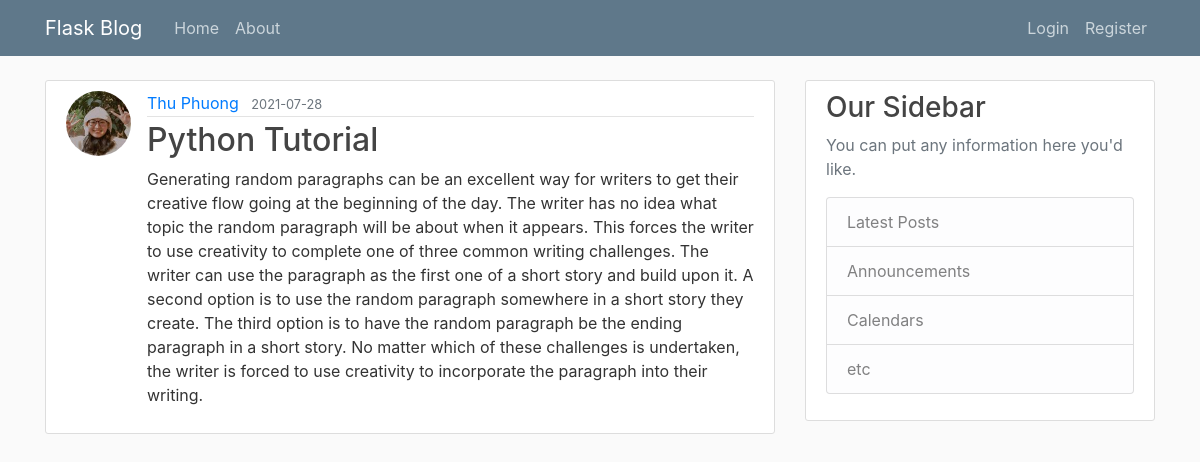
Screenshot of /post/3 with the database file from the repository.
### flaskblog/models.py (models this page shows, shortened)
class User(db.Model, UserMixin):
    id = db.Column(db.Integer, primary_key=True)
    username = db.Column(db.String(20), unique=True, nullable=False)
    email = db.Column(db.String(120), unique=True, nullable=False)
    image_file = db.Column(db.String(20),nullable=False, default='default.jpg')
    password = db.Column(db.String(60), nullable=False)
    posts = db.relationship('Post', backref='author', lazy=True)

class Post(db.Model):
    id = db.Column(db.Integer, primary_key=True)
    title = db.Column(db.String(100), nullable=False)
    date_posted = db.Column(db.DateTime, nullable=False, default=datetime.utcnow)
    content = db.Column(db.Text, nullable=False)
    user_id = db.Column(db.Integer, db.ForeignKey('user.id'), nullable=False)

### flaskblog/routes.py (the view)
@app.route("/post/<int:post_id>")
def post(post_id):
    post = Post.query.get_or_404(post_id)
    return render_template('post.html', title=post.title, post=post)

### flaskblog/templates/post.html (shortened to what this page needs)
{% extends "layout.html" %}
{% block content %}
    <article class="media content-section">
        <img class="rounded-circle article-img" src="{{ url_for('static', filename='profile_pics/' + post.author.image_file) }}">
        <div class="media-body">
        <div class="article-metadata">
            <a class="mr-2" href="#">{{ post.author.username }}</a>
            <small class="text-muted">{{ post.date_posted.strftime('%Y-%m-%d') }}</small>
        </div>
        <h2 class="article-title">{{ post.title }}</h2>
        <p class="article-content">{{ post.content }}</p>
        </div>
    </article>
{% endblock content %}

### flaskblog/static/main.css (style rules this page uses)
body { background: #fafafa; color: #333333; margin-top: 5rem; }
h1, h2, h3, h4, h5, h6 { color: #444444; }
.content-section { background: #ffffff; padding: 10px 20px; border: 1px solid #dddddd; border-radius: 3px; margin-bottom: 20px; }
.article-title { color: #444444; }
.article-content { white-space: pre-line; }
.article-img { height: 65px; width: 65px; margin-right: 16px; }
.article-metadata { padding-bottom: 1px; margin-bottom: 4px; border-bottom: 1px solid #e3e3e3 }

### rows the page displays
User: image_file (picture), author.username "Thu Phuong"
Post: date_posted "2021-07-28", title "Python Tutorial", content "Generating random paragraphs can be an excellent way for writers to get their creative flow going at the beginning of the day. The writer has no idea what topic the random paragraph will be about when it appears. This forces the writer to use creativity to complete one of three common writing challenges. The writer can use the paragraph as the first one of a short story and build upon it. A second option is to use the random paragraph somewhere in a short story they create. The third option is to have the random paragraph be the ending paragraph in a short story. No matter which of these challenges is undertaken, the writer is forced to use creativity to incorporate the paragraph into their…"
